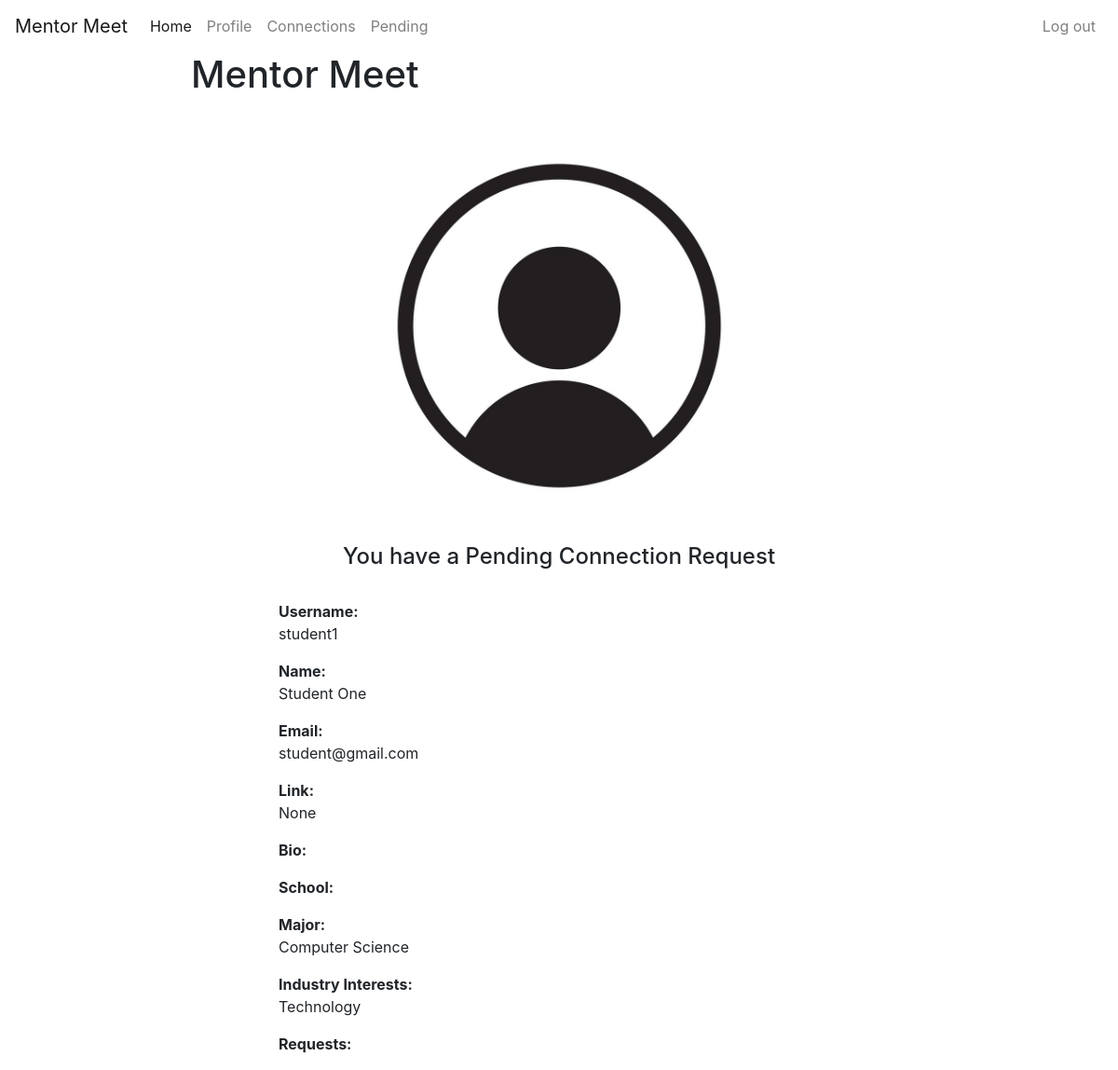
/profile/9/ (signed in), run on the app's committed database.
### app_user/models.py (models this page shows)
class Profile(models.Model):
    user = models.OneToOneField(User, on_delete=models.CASCADE)
    bio = models.TextField(
        default='',
        null=True,
        blank=True,
    )
    website = models.URLField(blank=True, null=True)
    image = models.ImageField(default='default.jpg', upload_to='media', null=True)

class Connection(models.Model):
    STATUS_CHOICES = [
        ('P', 'Pending'),
        ('C', 'Connected'),
    ]
    REQUEST_FROM_CHOICES = [
        ('S', 'Student'),
        ('M', 'Mentor'),
    ]
    mentor = models.ForeignKey(
        User,
        limit_choices_to={'is_mentor':True},
        on_delete=models.CASCADE,
        related_name='mentor_connection'
    )
    student = models.ForeignKey(
        User,
        limit_choices_to={'is_student':True},
        on_delete=models.CASCADE,
        related_name='student_connection'
    )
    status = models.CharField(
        max_length=1,
        choices=STATUS_CHOICES,
        default='P'
    )
    request_from = models.CharField(
        max_length=1,
        choices=REQUEST_FROM_CHOICES,
        default=None,
        null=True
    )

class User(AbstractUser):
    is_student = models.BooleanField(default=False)
    is_mentor = models.BooleanField(default=False)
    requests = models.ManyToManyField(Request, null=True)
    schools = models.ManyToManyField(School, null=True)
    majors = models.ManyToManyField(Major, null=True)
    companies = models.ManyToManyField(Company, null=True)
    industries = models.ManyToManyField(Industry, null=True)
    position = models.CharField(max_length=20, null=True)

class Major(models.Model):
    name = models.CharField(max_length=30)
    def __str__(self):
        return f'{self.name}'

class Industry(models.Model):
    name = models.CharField(max_length=30)
    def __str__(self):
        return f'{self.name}'

### profile/views.py (the view, shortened to what this page needs)
# urls.py: path('profile/', include('profile.urls')),
def profile(request, pk):
    profile_user = User.objects.get(pk=pk)
    profile = Profile.objects.get(user=profile_user)
    if request.user.is_authenticated == True:
        if profile_user.is_student and request.user.is_mentor:
            profile_connection = Connection.objects.filter(student=profile_user).filter(mentor=request.user)
        elif profile_user.is_mentor and request.user.is_student:
            profile_connection = Connection.objects.filter(mentor=profile_user).filter(student=request.user)
        else:
            profile_connection = None
    else:
            profile_connection = None
    context = {
        'profile': profile,
        'profile_user': profile_user,
        'profile_connection':profile_connection,
        'pk': pk,
    }
    return render(request, 'profile/profile.html', context=context)

### profile/templates/profile/profile.html (shortened to what this page needs)
{% extends "home/home.html" %}
{% block content %}
    <div class="content-section">
        <div class="media">
            <img src="{{ profile.image.url }}" width="60%" height="60%" class="center">
        </div>
        {% if user.is_authenticated %}
            {% if user.id == pk %}
                {% if user.is_student %}
                    <h2 align="center">You are registered as a Student</h2>
                {% elif user.is_mentor %}
                    <h2 align="center">You are registered as a Mentor</h2>
                {% endif %}
                <br>
                <a href ='{% url "edit" %}' class="btn btn-primary btn-sm">Edit Profile</a>
            {% elif user.id != pk %}
                {% if profile_connection %}
                    {% for profile in profile_connection %}
                        {% if profile.status == 'P' %}
                            <h4 align="center">You have a Pending Connection Request</h4>
                        {% elif profile.status == 'C' %}
                            <h4 align="center">You are Connected!</h4>
                        {% endif %}
                    {% endfor %}
                {% else %}
                    <form method="POST" action="{% url "profile" pk %}">
                    {% csrf_token %}
                    <input name="user_id" type="hidden" value="{{ pk }}"></input>
                    <input class="btn btn-primary btn-sm" name = "action" type="submit" value="Connect"></input>
                    </form>
                {% endif %}
            {% endif %}
        {% else %}
            <a href="/login" class="btn btn-primary btn-lg active">Login to Connect</a>
        {% endif %}
        <div class="container">
        <br>
            <p>
                <strong>Username:</strong>
                <br>
                {{ profile_user.username }}
            </p>
            <p>
                <strong>Name:</strong>
                <br>
                {{ profile_user.first_name }} {{ profile_user.last_name }}
            </p>
            <p>
                <strong>Email:</strong>
                <br>
                {{ profile_user.email }}
            </p>
            <p>
                <strong>Link:</strong>
                <br>
                {{ profile.website }}
            </p>
            <p>
                <strong>Bio:</strong>
                <br>
            </p>
            <p>
                <strong>School:</strong>
                <br>
            </p>
            <p>
                <strong>Major:</strong>
                <br>
                {% for major in profile_user.majors.all %}
                {{ major }}
                <br>
                {% endfor %}
            </p>
            <p>
                <strong>Industry Interests:</strong>
                <br>
                {% for industry in profile_user.industries.all %}
                {{ industry }}
                <br>
                {% endfor %}
            </p>
            <p>
                <strong>Requests:</strong>
                <br>
            </p>
        </div>
      </div>
    </div>
{% endblock content %}

### profile/templates/profile/profile.html (style rules this page uses)
.container { width: 80% }
.center { display: block; margin-left: auto; margin-right: auto; }

### data on the page
Profile: image (placeholder picture), website "None"
Connection: status "You have a Pending Connection Request"
User: username "student1", first_name "Student", last_name "One", email "student@gmail.com"
Major: name "Computer Science"
Industry: name "Technology"
